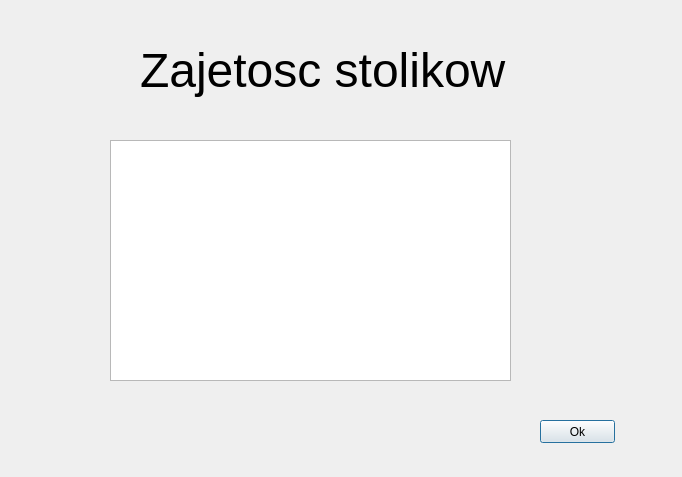
<?xml version="1.0" encoding="UTF-8"?>
<ui version="4.0">
 <class>tables_window</class>
 <widget class="QDialog" name="tables_window">
  <property name="geometry">
   <rect>
    <x>0</x>
    <y>0</y>
    <width>682</width>
    <height>477</height>
   </rect>
  </property>
  <property name="windowTitle">
   <string>Dialog</string>
  </property>
  <widget class="QLabel" name="label">
   <property name="geometry">
    <rect>
     <x>140</x>
     <y>40</y>
     <width>371</width>
     <height>61</height>
    </rect>
   </property>
   <property name="font">
    <font>
     <pointsize>36</pointsize>
    </font>
   </property>
   <property name="text">
    <string>Zajetosc stolikow</string>
   </property>
  </widget>
  <widget class="QTableWidget" name="list_tables">
   <property name="geometry">
    <rect>
     <x>110</x>
     <y>140</y>
     <width>401</width>
     <height>241</height>
    </rect>
   </property>
  </widget>
  <widget class="QPushButton" name="button_ok">
   <property name="geometry">
    <rect>
     <x>540</x>
     <y>420</y>
     <width>75</width>
     <height>23</height>
    </rect>
   </property>
   <property name="text">
    <string>Ok</string>
   </property>
  </widget>
 </widget>
 <resources/>
 <connections/>
</ui>
